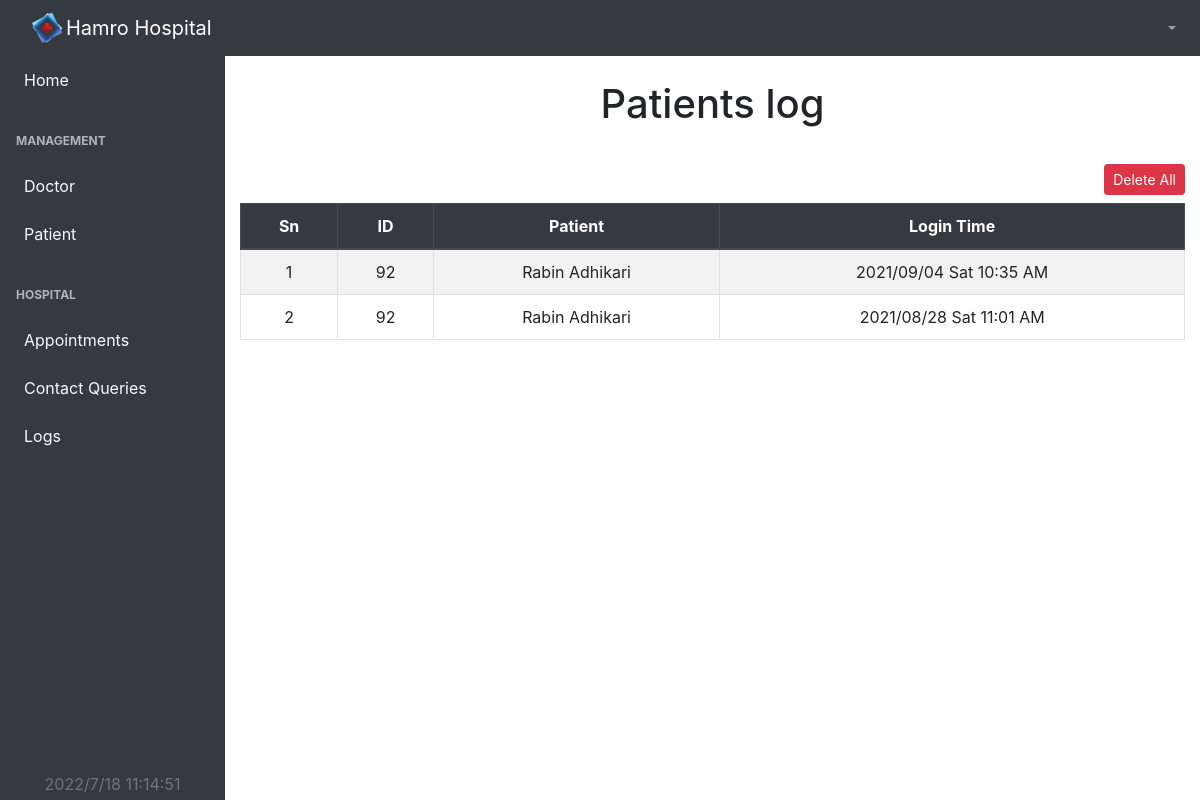
Page /admin/patientLog (signed in) on the committed database.
### tables this page shows
CREATE TABLE `logs` (
  `lid` int(11) NOT NULL,
  `aid` int(11) DEFAULT NULL,
  `did` int(11) DEFAULT NULL,
  `pid` int(11) DEFAULT NULL,
  `loginTime` varchar(25) NOT NULL
);

CREATE TABLE `patient` (
  `pid` int(11) NOT NULL,
  `pname` varchar(25) NOT NULL,
  `pemail` varchar(35) NOT NULL,
  `ppassword` varchar(35) NOT NULL,
  `pphone` varchar(10) NOT NULL,
  `pgender` char(1) NOT NULL,
  `page` int(3) NOT NULL,
  `paddress` varchar(40) NOT NULL,
  `pimage` varchar(1024) NOT NULL
);

### controllers/AdminController.php (called while the page is built, shortened)
<?php
class AdminController
{
    private $AdminModelObj;
    function __construct()
    {
        require 'services/loader.php';
        include 'models/AdminModel.php';
        $this->AdminModelObj = new AdminModel();
    }
    public function patientLog()
    {
        $result = $this->AdminModelObj->getPatientLog();
        require 'views/Admin/pLog.php';
    }
}

### index.php (called while the page is built, shortened)
<?php
require "./views/shared/links.php";
if (empty($_GET["url"])) {
   $url = "Dashboard/Index";
} else {
   $url = $_GET["url"];
}
$url = explode('/', $url);
$method = $url[1];
$obj = new $controller();
$obj->$method();

### services/config.php (called while the page is built)
<?php
  class Config{
  	  public static function getConnection(){
  	  	$conn=new mysqli("localhost","root","","pms");
  	  	return $conn;
  	  }
  }
?>

### models/AdminModel.php (called while the page is built, shortened)
<?php
class AdminModel
{
    private $conn;
    public function __construct()
    {
        require_once 'services/config.php';
        $this->conn = Config::getConnection();
    }
    public function getPatientLog()
    {
        $sql = "SELECT pid,loginTime FROM logs WHERE pid IS NOT NULL ORDER BY lid DESC";
        $result = $this->conn->query($sql);
        if ($result) {
            return $result;
        } else {
            return false;
        }
    }
    public function getPatientNameById($id)
    {
        $sql = "SELECT pname FROM patient WHERE pid='$id'";
        $result = $this->conn->query($sql);
        if ($result) {
            return $result->fetch_assoc();
        } else {
            return false;
        }
    }
}

### views/Admin/plog.php (the view, shortened to what this page needs)
<!DOCTYPE html>
<html lang="en">
<head>
    <?php
    require_once "views/shared/adminlink.php";
    require_once "views/Admin/shared/adminSideNav.php";
    ?>
    <div id="layoutSidenav_content">
        <main>
            <div class="container-fluid">
                <h1 class="mt-4 text-center">Patients log</h1>
                <br>
            </div>
            <div class="container-fluid d-flex justify-content-end mb-2 mt-1">
                <button class="btn btn-danger btn-sm" onclick="if(confirm('Are you sure?')){
                                        location.href= 'admin/deletePatientLog';
                                    }">Delete All</button>
            </div>
            <div class="container-fluid w-xl-75">
                <table class="table table-bordered table-striped table-hover">
                    <thead class="thead-dark">
                        <tr>
                            <th scope="col" class="text-center">Sn</th>
                            <th scope="col" class="text-center">ID</th>
                            <th scope="col" class="text-center">Patient</th>
                            <th scope="col" class="text-center">Login Time</th>
                        </tr>
                    </thead>
                    <tbody>
                        <?php
                        $sn = 1;
                        $numRows = mysqli_num_rows($result);
                        if ($numRows == 0) {
                            echo "<tr>
                            <td colspan='4' class='text-center h4'>No Records Found</td>
                        </tr>";
                        } else {
                            foreach ($result as $row) {
                        ?>
                                <tr>
                                    <td class="text-center"><?php echo $sn; ?></td>
                                    <td class="text-center"><?php echo $row['pid']; ?></td>
                                    <td class="text-center"><?php $data = $this->AdminModelObj->getPatientNameById($row['pid']);
                                                            echo $data['pname']; ?></td>
                                    <td class="text-center"><?php echo $row['loginTime']; ?></td>
                                </tr>
                        <?php $sn++;
                            }
                        }
                        ?>
                    </tbody>
                </table>
            </div>
        </main>
    </div>
    </div>
    </body>
</html>

### services/loader.php (style rules this page uses)
body { margin: 0; padding: 0; width: 100%; height: 100vh; background-color: #eee; }

### rows in the picture
logs: pid "92", pid.pname "Rabin Adhikari", loginTime "2021/09/04 Sat 10:35 AM"
logs: pid "92", pid.pname "Rabin Adhikari", loginTime "2021/08/28 Sat 11:01 AM"
